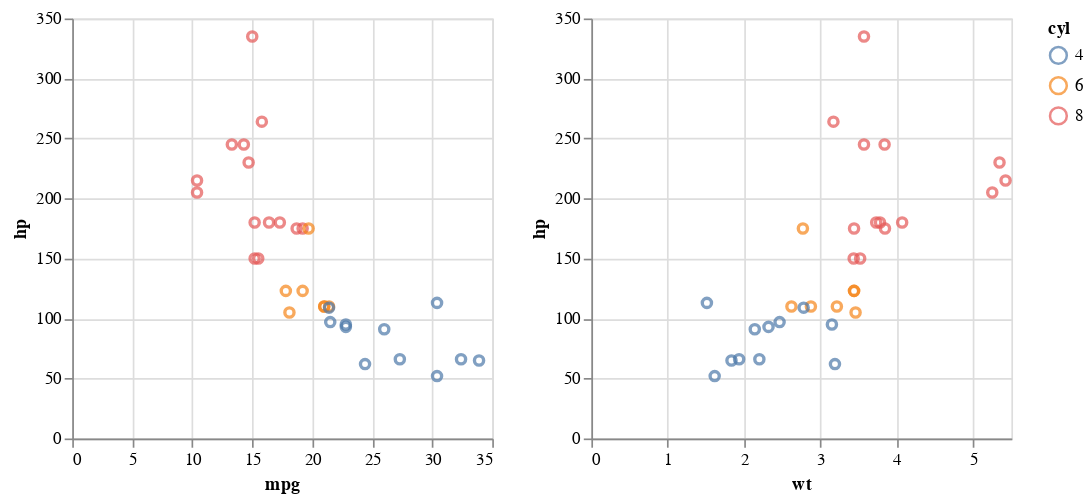

The notebook cell this image was saved under:
### Markdown cell above
## Linking Charts

### Code cell
brush = alt.selection_interval(encodings=['x'])

chart = alt.Chart(cars).mark_point().encode(
    y='hp:Q',
    color=alt.condition(brush, 'cyl:N', alt.value('lightgray'))
).properties(
    width=250,
    height=250
).add_selection(
    brush
)

chart.encode(x='mpg:Q')| chart.encode(x='wt:Q')

### Figure 1 — Vega-Lite specification as saved in the notebook (floating-point values rounded to 4 significant figures)
{"config": {"view": {"continuousWidth": 400, "continuousHeight": 300}}, "hconcat": [{"mark": "point", "encoding": {"color": {"condition": {"type": "nominal", "field": "cyl", "selection": "selector001"}, "value": "lightgray"}, "x": {"type": "quantitative", "field": "mpg"}, "y": {"type": "quantitative", "field": "hp"}}, "height": 250, "selection": {"selector001": {"type": "interval", "encodings": ["x"]}}, "width": 250}, {"mark": "point", "encoding": {"color": {"condition": {"type": "nominal", "field": "cyl", "selection": "selector001"}, "value": "lightgray"}, "x": {"type": "quantitative", "field": "wt"}, "y": {"type": "quantitative", "field": "hp"}}, "height": 250, "selection": {"selector001": {"type": "interval", "encodings": ["x"]}}, "width": 250}], "data": {"name": "data-cd11ccd05ada3e4be744b898488097ee"}, "$schema": "https://vega.github.io/schema/vega-lite/v4.8.1.json", "datasets": {"data-cd11ccd05ada3e4be744b898488097ee": [{"car": "Mazda RX4", "mpg": 21.0, "cyl": 6, "disp": 160.0, "hp": 110, "drat": 3.9, "wt": 2.62, "qsec": 16.46, "vs": 0, "am": 1, "gear": 4, "carb": 4}, {"car": "Mazda RX4 Wag", "mpg": 21.0, "cyl": 6, "disp": 160.0, "hp": 110, "drat": 3.9, "wt": 2.875, "qsec": 17.02, "vs": 0, "am": 1, "gear": 4, "carb": 4}, {"car": "Datsun 710", "mpg": 22.8, "cyl": 4, "disp": 108.0, "hp": 93, "drat": 3.85, "wt": 2.32, "qsec": 18.61, "vs": 1, "am": 1, "gear": 4, "carb": 1}, {"car": "Hornet 4 Drive", "mpg": 21.4, "cyl": 6, "disp": 258.0, "hp": 110, "drat": 3.08, "wt": 3.215, "qsec": 19.44, "vs": 1, "am": 0, "gear": 3, "carb": 1}, {"car": "Hornet Sportabout", "mpg": 18.7, "cyl": 8, "disp": 360.0, "hp": 175, "drat": 3.15, "wt": 3.44, "qsec": 17.02, "vs": 0, "am": 0, "gear": 3, "carb": 2}, {"car": "Valiant", "mpg": 18.1, "cyl": 6, "disp": 225.0, "hp": 105, "drat": 2.76, "wt": 3.46, "qsec": 20.22, "vs": 1, "am": 0, "gear": 3, "carb": 1}, {"car": "Duster 360", "mpg": 14.3, "cyl": 8, "disp": 360.0, "hp": 245, "drat": 3.21, "wt": 3.57, "qsec": 15.84, "vs": 0, "am": 0, "gear": 3, "carb": 4}, {"car": "Merc 240D", "mpg": 24.4, "cyl": 4, "disp": 146.7, "hp": 62, "drat": 3.69, "wt": 3.19, "qsec": 20.0, "vs": 1, "am": 0, "gear": 4, "carb": 2}, {"car": "Merc 230", "mpg": 22.8, "cyl": 4, "disp": 140.8, "hp": 95, "drat": 3.92, "wt": 3.15, "qsec": 22.9, "vs": 1, "am": 0, "gear": 4, "carb": 2}, {"car": "Merc 280", "mpg": 19.2, "cyl": 6, "disp": 167.6, "hp": 123, "drat": 3.92, "wt": 3.44, "qsec": 18.3, "vs": 1, "am": 0, "gear": 4, "carb": 4}, {"car": "Merc 280C", "mpg": 17.8, "cyl": 6, "disp": 167.6, "hp": 123, "drat": 3.92, "wt": 3.44, "qsec": 18.9, "vs": 1, "am": 0, "gear": 4, "carb": 4}, {"car": "Merc 450SE", "mpg": 16.4, "cyl": 8, "disp": 275.8, "hp": 180, "drat": 3.07, "wt": 4.07, "qsec": 17.4, "vs": 0, "am": 0, "gear": 3, "carb": 3}, {"car": "Merc 450SL", "mpg": 17.3, "cyl": 8, "disp": 275.8, "hp": 180, "drat": 3.07, "wt": 3.73, "qsec": 17.6, "vs": 0, "am": 0, "gear": 3, "carb": 3}, {"car": "Merc 450SLC", "mpg": 15.2, "cyl": 8, "disp": 275.8, "hp": 180, "drat": 3.07, "wt": 3.78, "qsec": 18.0, "vs": 0, "am": 0, "gear": 3, "carb": 3}, {"car": "Cadillac Fleetwood", "mpg": 10.4, "cyl": 8, "disp": 472.0, "hp": 205, "drat": 2.93, "wt": 5.25, "qsec": 17.98, "vs": 0, "am": 0, "gear": 3, "carb": 4}, {"car": "Lincoln Continental", "mpg": 10.4, "cyl": 8, "disp": 460.0, "hp": 215, "drat": 3.0, "wt": 5.424, "qsec": 17.82, "vs": 0, "am": 0, "gear": 3, "carb": 4}, {"car": "Chrysler Imperial", "mpg": 14.7, "cyl": 8, "disp": 440.0, "hp": 230, "drat": 3.23, "wt": 5.345, "qsec": 17.42, "vs": 0, "am": 0, "gear": 3, "carb": 4}, {"car": "Fiat 128", "mpg": 32.4, "cyl": 4, "disp": 78.7, "hp": 66, "drat": 4.08, "wt": 2.2, "qsec": 19.47, "vs": 1, "am": 1, "gear": 4, "carb": 1}, {"car": "Honda Civic", "mpg": 30.4, "cyl": 4, "disp": 75.7, "hp": 52, "drat": 4.93, "wt": 1.615, "qsec": 18.52, "vs": 1, "am": 1, "gear": 4, "carb": 2}, {"car": "Toyota Corolla", "mpg": 33.9, "cyl": 4, "disp": 71.1, "hp": 65, "drat": 4.22, "wt": 1.835, "qsec": 19.9, "vs": 1, "am": 1, "gear": 4, "carb": 1}, {"car": "Toyota Corona", "mpg": 21.5, "cyl": 4, "disp": 120.1, "hp": 97, "drat": 3.7, "wt": 2.465, "qsec": 20.01, "vs": 1, "am": 0, "gear": 3, "carb": 1}, {"car": "Dodge Challenger", "mpg": 15.5, "cyl": 8, "disp": 318.0, "hp": 150, "drat": 2.76, "wt": 3.52, "qsec": 16.87, "vs": 0, "am": 0, "gear": 3, "carb": 2}, {"car": "AMC Javelin", "mpg": 15.2, "cyl": 8, "disp": 304.0, "hp": 150, "drat": 3.15, "wt": 3.435, "qsec": 17.3, "vs": 0, "am": 0, "gear": 3, "carb": 2}, {"car": "Camaro Z28", "mpg": 13.3, "cyl": 8, "disp": 350.0, "hp": 245, "drat": 3.73, "wt": 3.84, "qsec": 15.41, "vs": 0, "am": 0, "gear": 3, "carb": 4}, {"car": "Pontiac Firebird", "mpg": 19.2, "cyl": 8, "disp": 400.0, "hp": 175, "drat": 3.08, "wt": 3.845, "qsec": 17.05, "vs": 0, "am": 0, "gear": 3, "carb": 2}, {"car": "Fiat X1-9", "mpg": 27.3, "cyl": 4, "disp": 79.0, "hp": 66, "drat": 4.08, "wt": 1.935, "qsec": 18.9, "vs": 1, "am": 1, "gear": 4, "carb": 1}, {"car": "Porsche 914-2", "mpg": 26.0, "cyl": 4, "disp": 120.3, "hp": 91, "drat": 4.43, "wt": 2.14, "qsec": 16.7, "vs": 0, "am": 1, "gear": 5, "carb": 2}, {"car": "Lotus Europa", "mpg": 30.4, "cyl": 4, "disp": 95.1, "hp": 113, "drat": 3.77, "wt": 1.513, "qsec": 16.9, "vs": 1, "am": 1, "gear": 5, "carb": 2}, {"car": "Ford Pantera L", "mpg": 15.8, "cyl": 8, "disp": 351.0, "hp": 264, "drat": 4.22, "wt": 3.17, "qsec": 14.5, "vs": 0, "am": 1, "gear": 5, "carb": 4}, {"car": "Ferrari Dino", "mpg": 19.7, "cyl": 6, "disp": 145.0, "hp": 175, "drat": 3.62, "wt": 2.77, "qsec": 15.5, "vs": 0, "am": 1, "gear": 5, "carb": 6}, {"car": "Maserati Bora", "mpg": 15.0, "cyl": 8, "disp": 301.0, "hp": 335, "drat": 3.54, "wt": 3.57, "qsec": 14.6, "vs": 0, "am": 1, "gear": 5, "carb": 8}, {"car": "Volvo 142E", "mpg": 21.4, "cyl": 4, "disp": 121.0, "hp": 109, "drat": 4.11, "wt": 2.78, "qsec": 18.6, "vs": 1, "am": 1, "gear": 4, "carb": 2}]}}
